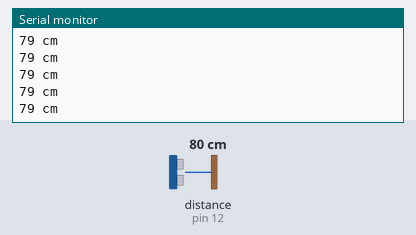
A sketch run on a simulated Arduino Uno, built with avr-gcc and run on an emulated ATmega328P. On the bench: the last lines printed to the serial monitor. Wiring (inferred from the names in the program): ultrasonic range finder: trigger pin 13; echo pin 12. The test bench sets the inputs (shaded band); at power-on: distance to the obstacle (sensor on pin 12) 80 cm. The echo pulse lasts 58.3 µs per cm.

Above: at 1.2 s.
1.3 s: distance to the obstacle (sensor on pin 12) set to 250 cm
At 2.3 s:
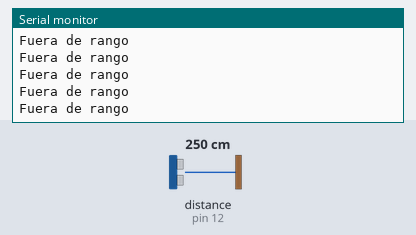
3.2 s: distance to the obstacle (sensor on pin 12) set to 2 cm
At 4.3 s:
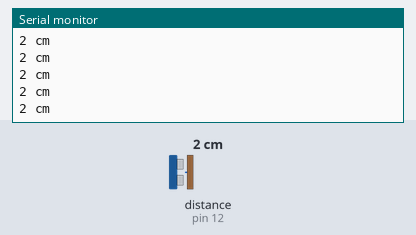
6.2 s: distance to the obstacle (sensor on pin 12) set to 299 cm
At 7.0 s:
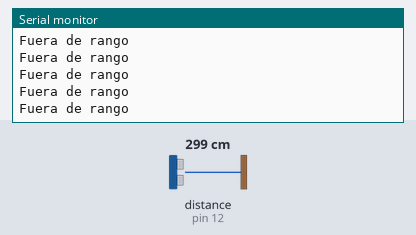
9.2 s: distance to the obstacle (sensor on pin 12) set to 250 cm
15.2 s: distance to the obstacle (sensor on pin 12) set to 120 cm
At 15.8 s:
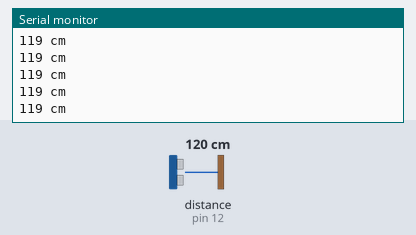
Timing chart, 0 to 18.2 s (numbered marks = the images above; inputs shaded):
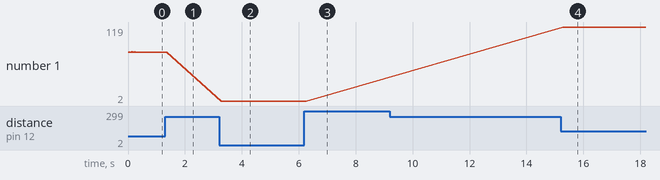

Measured:
- after the input at 1.3 s, the serial monitor: prints a new line after 0.07 s (image 1)
- after the input at 3.2 s, the serial monitor: prints a new line after 0.07 s (image 2)
- after the input at 15.2 s, the serial monitor: prints a new line after 0.07 s (image 4)
- plotted number 1: 79 → 2 after the input at 3.2 s, 2 → 119 after the input at 15.2 s

The sketch:

V0_SensorDistancia.ino
```cpp
#define trigPin 13                            //Definimos los pinjes a que se conectarán Trigg y Echo en el Arduino
#define echoPin 12

void setup() {
  Serial.begin (9600);                        //Inicializamos el monitor serie
  pinMode(trigPin, OUTPUT);                   //Declaramos Trig como salida y Echo como entrada
  pinMode(echoPin, INPUT);

}

void loop() {
  long frecuencia, duracion, distancia;       //Declaramos las variables que vamos a utilizar en el código
  digitalWrite(trigPin, LOW);                 //Nos aseguramos de que el disparo comience cada ciclo en 0
  delayMicroseconds(2);                       //Esperamos unos ms a que sea efeciva
  digitalWrite(trigPin, HIGH);                //Lanzamos la señal de disparo al sensor

  delayMicroseconds(10);                      //Mantenemos la señal de disparo 10 ms activa...
  digitalWrite(trigPin, LOW);                 //... y detenemos el pulso.

  duracion = pulseIn(echoPin, HIGH);          //Guardamos el tiempo recibido por Echo en "duracion".
  distancia = (duracion/2) / 29.1;            //Calculamos la distancia a partir del tiempo recibido.

  if (distancia >= 200 || distancia <= 0)     //Si la distancia medida está fuera del rango acordado...
  {
    Serial.println("Fuera de rango");         //... así lo indicamos en el monitor serie.
  }

  else                                        //En caso contrario...
  {
    Serial.print(distancia);                  //Sacamos por pantala la distancia medida en cm.
    Serial.println(" cm");
  }
}
```
